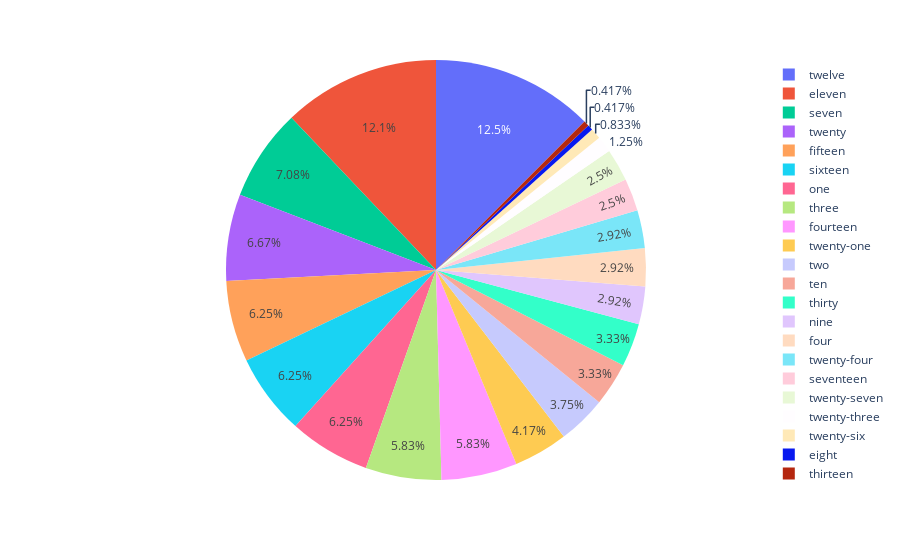

The cell this chart's notebook holds for it:
### Code cell
fig = px.pie(dfb, 
             values='Deaths', 
             names='Bldg #')
fig.show()

### Figure 1 — Plotly figure (JSON) as saved in the notebook; plotly's stock layout.template omitted (floating-point values rounded to 4 significant figures; data arrays with more than 128 entries replaced by an {"elided": "..."} marker saying what was removed)
{"data": [{"domain": {"x": [0, 1], "y": [0, 1]}, "hovertemplate": "Bldg #=%{label}<br>Deaths=%{value}<extra></extra>", "labels": {"elided": "240 str values"}, "legendgroup": "", "name": "", "showlegend": true, "type": "pie", "values": {"elided": "240 int values"}}], "layout": {"legend": {"tracegroupgap": 0}, "margin": {"t": 60}}}
